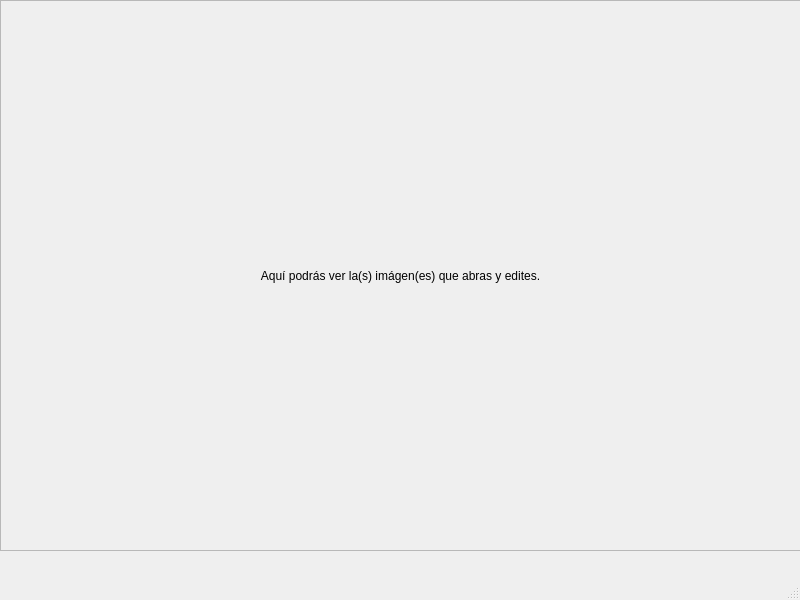
<?xml version="1.0" encoding="UTF-8"?>
<ui version="4.0">
 <class>VisualizadorImagenes</class>
 <widget class="QMainWindow" name="VisualizadorImagenes">
  <property name="geometry">
   <rect>
    <x>0</x>
    <y>0</y>
    <width>800</width>
    <height>600</height>
   </rect>
  </property>
  <property name="windowTitle">
   <string>MainWindow</string>
  </property>
  <widget class="QWidget" name="centralwidget">
   <widget class="QScrollArea" name="scrollArea">
    <property name="geometry">
     <rect>
      <x>0</x>
      <y>0</y>
      <width>801</width>
      <height>551</height>
     </rect>
    </property>
    <property name="widgetResizable">
     <bool>true</bool>
    </property>
    <widget class="QWidget" name="scrollAreaWidgetContents">
     <property name="geometry">
      <rect>
       <x>0</x>
       <y>0</y>
       <width>799</width>
       <height>549</height>
      </rect>
     </property>
     <widget class="QWidget" name="gridLayoutWidget">
      <property name="geometry">
       <rect>
        <x>-1</x>
        <y>-1</y>
        <width>801</width>
        <height>551</height>
       </rect>
      </property>
      <layout class="QGridLayout" name="gridLayout">
       <item row="0" column="0">
        <widget class="QLabel" name="label">
         <property name="text">
          <string>Aquí podrás ver la(s) imágen(es) que abras y edites.</string>
         </property>
         <property name="alignment">
          <set>Qt::AlignCenter</set>
         </property>
        </widget>
       </item>
      </layout>
     </widget>
    </widget>
   </widget>
  </widget>
  <widget class="QMenuBar" name="menubar">
   <property name="geometry">
    <rect>
     <x>0</x>
     <y>0</y>
     <width>800</width>
     <height>24</height>
    </rect>
   </property>
  </widget>
  <widget class="QStatusBar" name="statusbar"/>
  <action name="actionGuardar">
   <property name="text">
    <string>Guardar...</string>
   </property>
   <property name="shortcut">
    <string>Ctrl+G</string>
   </property>
  </action>
  <action name="actionCalcular_FFT">
   <property name="text">
    <string>Calcular FFT</string>
   </property>
  </action>
  <action name="actionBlanco_y_Negro">
   <property name="text">
    <string>Blanco y Negro</string>
   </property>
  </action>
  <action name="actionRojo">
   <property name="text">
    <string>Rojo</string>
   </property>
  </action>
  <action name="actionAzul">
   <property name="text">
    <string>Azul</string>
   </property>
  </action>
  <action name="actionVerde">
   <property name="text">
    <string>Verde</string>
   </property>
  </action>
  <action name="abirirImagen">
   <property name="text">
    <string>Imagen</string>
   </property>
   <property name="shortcut">
    <string>Ctrl+O</string>
   </property>
  </action>
  <action name="abrirDirectorio">
   <property name="text">
    <string>Directorio</string>
   </property>
   <property name="shortcut">
    <string>Ctrl+Shift+O</string>
   </property>
  </action>
 </widget>
 <resources/>
 <connections/>
</ui>
